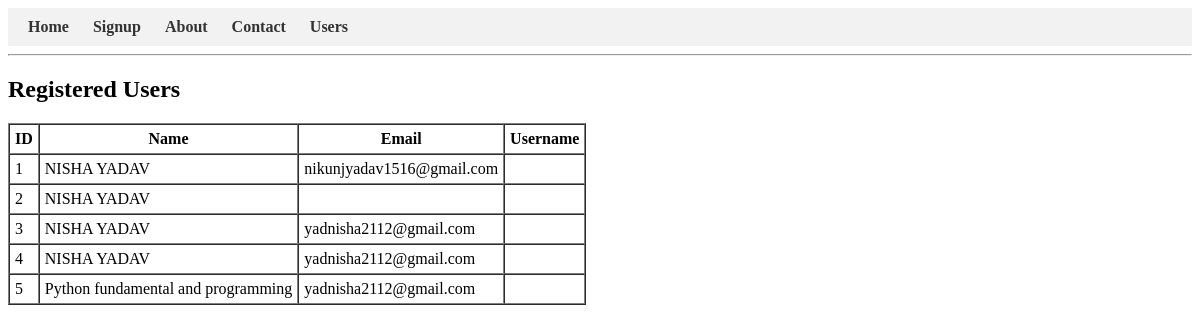
The page /users-from-db on the database as committed earlier.
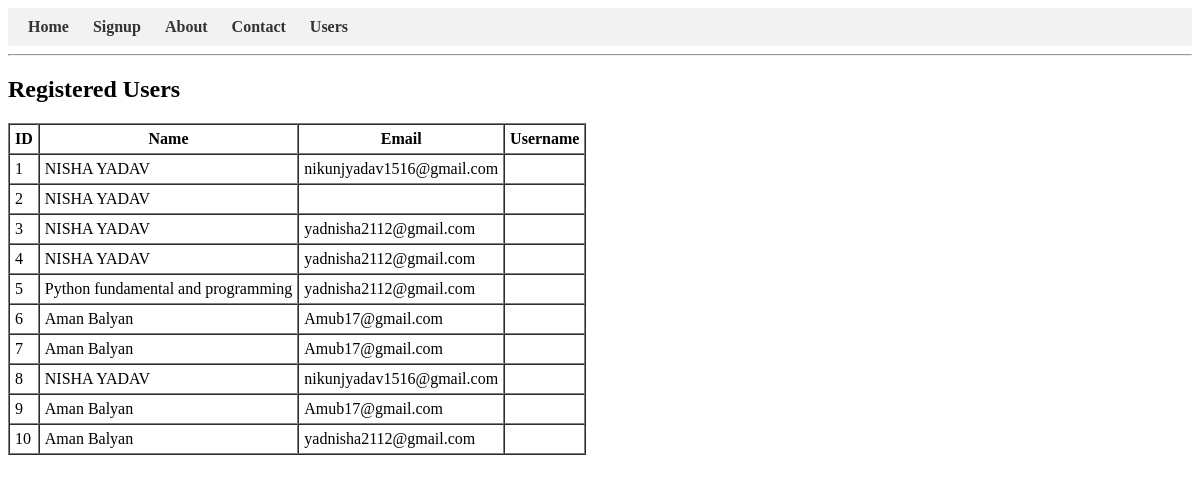
The same page on the database as committed later.
### tables this page shows
CREATE TABLE users (
    id INTEGER PRIMARY KEY AUTOINCREMENT,
    name TEXT NOT NULL,
    email TEXT NOT NULL
);

### app.py (the view)
@app.route('/users-from-db')
def users_from_db():
    conn = sqlite3.connect('users.db')
    cursor = conn.cursor()
    cursor.execute("SELECT * FROM users")
    users = cursor.fetchall()
    conn.close()
    return render_template('users_data.html', users=users)

### templates/users_data.html (shortened to what this page needs)
{% extends 'base.html' %}
{% block content %}
    <h2>Registered Users</h2>
    <table border="1" cellpadding="5" cellspacing="0">
        <tr>
            <th>ID</th><th>Name</th><th>Email</th><th>Username</th>
        </tr>
        {% for user in users %}
        <tr>
            <td>{{ user[0] }}</td>
            <td>{{ user[1] }}</td>
            <td>{{ user[2] }}</td>
            <td>{{ user[3] }}</td>
        </tr>
        {% endfor %}
    </table>
{% endblock %}

### templates/base.html (shortened to what this page needs)
<!DOCTYPE html>
<html lang="en">
<head>
</head>
<body>
    <nav>
        <a href="{{ url_for('home') }}">Home</a>
        <a href="{{ url_for('signup') }}">Signup</a>
        <a href="{{ url_for('about') }}">About</a>
        <a href="{{ url_for('contact') }}">Contact</a>
        <a href="{{ url_for('users_from_db') }}">Users</a>
    </nav>
    <hr>
    {% block content %}
    {% endblock %}
</body>
</html>

### templates/base.html (style rules this page uses)
nav { background-color: #f2f2f2; padding: 10px; }
nav a { margin: 10px; text-decoration: none; font-weight: bold; color: #333; }

Rows that differ between the two databases and show on the page:
added users: id "6", name "Aman Balyan", email "Amub17@gmail.com"
added users: id "7", name "Aman Balyan", email "Amub17@gmail.com"
added users: id "8", name "NISHA YADAV", email "nikunjyadav1516@gmail.com"
added users: id "9", name "Aman Balyan", email "Amub17@gmail.com"
added users: id "10", name "Aman Balyan", email "yadnisha2112@gmail.com"
